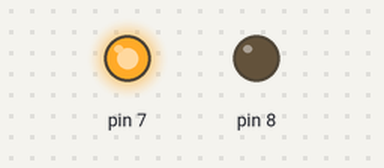
The sketch below on a simulated Arduino Uno, built with avr-gcc and run on an emulated ATmega328P. Shown: output pins drawn as LEDs (lit = HIGH).

Above: at 0.7 s.
At 5.2 s:
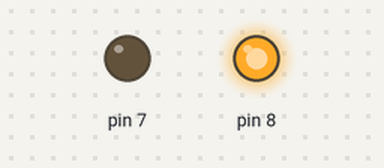
Timing chart, 0 to 6.9 s (numbered marks = the images above):
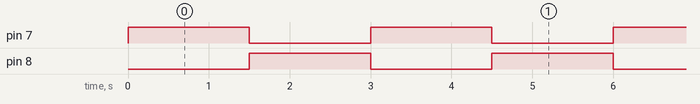

Measured:
- by itself, pin 7, pin 8: alternates HIGH for 1.5 s and LOW for 1.5 s

The sketch:

DC_pwm.ino
```cpp
void setup() {
  pinMode(7,OUTPUT);
  pinMode(8,OUTPUT);
}

void loop() {

  analogWrite(7,255);
  analogWrite(8,0);
  delay(1500);
  analogWrite(7,0);
  analogWrite(8,255);
  delay(1500);

}
```
